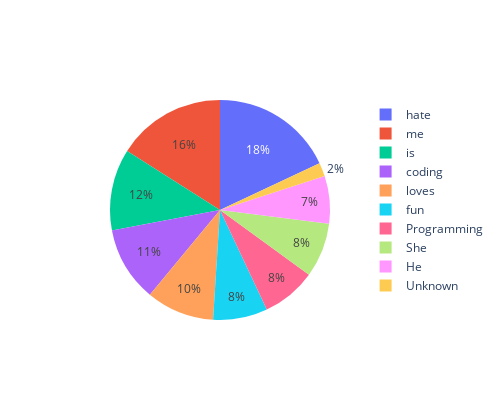

The code cell stored with this chart in its notebook:
### Code cell
import plotly.graph_objects as go

# Define the data
words_data = {'110011000': 0.01,
              '101001000': 0.01,
              '001000000': 0.11,
              '000100000': 0.16,
              '000000001': 0.08,
              '010000000': 0.18,
              '100000000': 0.08,
              '000010000': 0.07,
              '000000010': 0.08,
              '000001000': 0.1,
              '000000100': 0.12}

word_mapping = {'100000000': 'Programming',
                '000001000': 'loves',
                '001000000': 'coding',
                '000010000': 'He',
                '000000001': 'fun',
                '000100000': 'me',
                '010000000': 'hate',
                '000000010': 'She',
                '000000100': 'is'}

# Map word codes to actual words
words = []
for code in words_data.keys():
    if code in word_mapping:
        words.append(word_mapping[code])
    else:
        words.append('Unknown')

frequencies = list(words_data.values())

# Create the pie chart
fig = go.Figure(data=[go.Pie(labels=words, values=frequencies)])

# Update layout for better readability and reduced size
fig.update_layout(height=400, width=500)

# Show the interactive graph
fig.show()

### Figure 1 — Plotly figure (JSON) as saved in the notebook; plotly's stock layout.template omitted (floating-point values rounded to 4 significant figures)
{"data": [{"labels": ["Unknown", "Unknown", "coding", "me", "fun", "hate", "Programming", "He", "She", "loves", "is"], "type": "pie", "values": [0.01, 0.01, 0.11, 0.16, 0.08, 0.18, 0.08, 0.07, 0.08, 0.1, 0.12]}], "layout": {"height": 400, "width": 500}}
